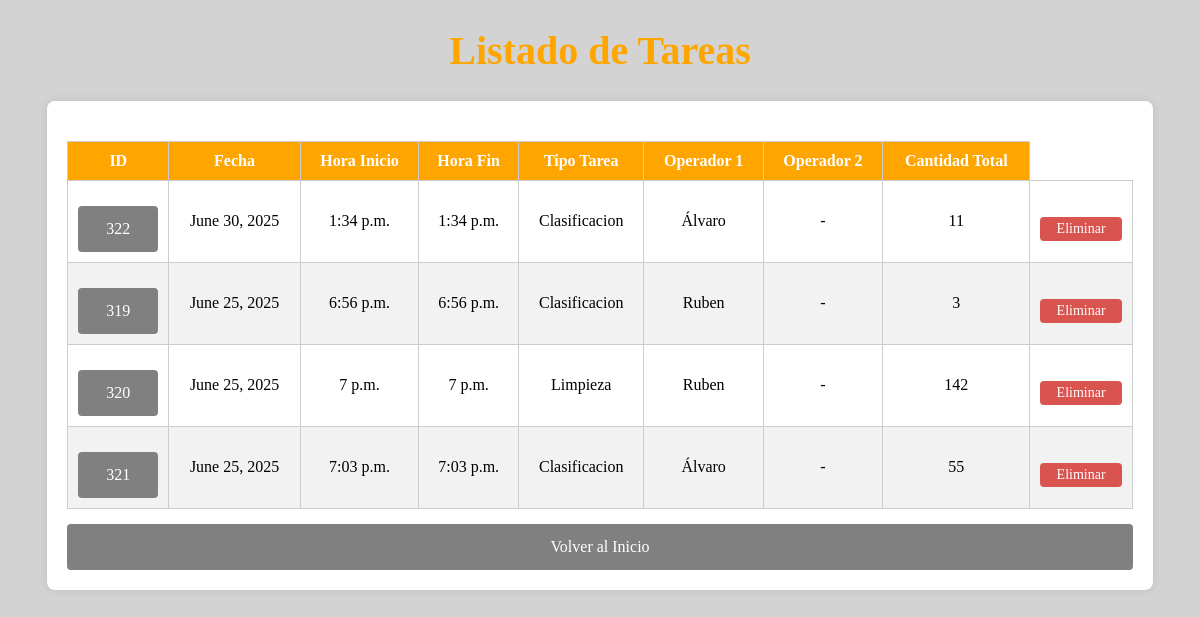
Page /lista_tareas/ on the committed database.
### pda/models.py (models this page shows, shortened)
class TipoTarea(models.Model):
    cod_tarea=models.TextField(null=True,blank=True)
    nombre=models.TextField(null=True,blank=True)

class Patio(models.Model):
    fecha = models.DateField(verbose_name='Fecha', null=True, blank=True)
    horaInicio = models.TimeField(verbose_name='H.Inicio', null=True, blank=True)
    horaFin = models.TimeField(verbose_name='H.Fin', null=True, blank=True)
    idTipTarea = models.IntegerField(verbose_name='Tip.Tarea', null=True, blank=True)
    idOper1 = models.IntegerField(verbose_name='Op.1', null=True, blank=True)
    idOper2 = models.IntegerField(verbose_name='Op.2', null=True, blank=True)
    cantidad = models.IntegerField(verbose_name='Cantidad', null=True, blank=True)

class Trabajador(models.Model):
    nombre=models.TextField(null=True,blank=True)
    apellidos=models.TextField(null=True,blank=True)

### pda/views.py (the view)
# urls.py: path('lista_tareas/', lista_tareas_completa,name='listaTareas'),
def lista_tareas_completa(request):
    tareas = Patio.objects.all().order_by('-fecha')
    tareas_info = []
    for tarea in tareas:
        tarea_info = {
            'id': tarea.id,
            'fecha': tarea.fecha,
            'horaInicio': tarea.horaInicio,
            'horaFin': tarea.horaFin,
            'tipo_tarea': TipoTarea.objects.filter(id=tarea.idTipTarea).first(),
            'operador1': Trabajador.objects.filter(id=tarea.idOper1).first(),
            'operador2': Trabajador.objects.filter(id=tarea.idOper2).first() if tarea.idOper2 else None,
            'cantidad': tarea.cantidad
        }
        tareas_info.append(tarea_info)
    return render(request, 'lista_tareas.html', {
        'tareas_info': tareas_info
    })

### templates/lista_tareas.html (shortened to what this page needs)
<!DOCTYPE html>
<html lang="es">
<head>
</head>
<body>
    <h1>Listado de Tareas</h1>
    <div class="container">
        <div class="form-container">
            <table>
                <thead>
                    <tr>
                        <th>ID</th>
                        <th>Fecha</th>
                        <th>Hora Inicio</th>
                        <th>Hora Fin</th>
                        <th>Tipo Tarea</th>
                        <th>Operador 1</th>
                        <th>Operador 2</th>
                        <th>Cantidad Total</th>
                    </tr>
                </thead>
                <tbody>
                    {% for t in tareas_info %}
                    <tr>
                        <td><a href="{% url 'detalle_tarea' tarea_id=t.id %}">{{ t.id }}</a></td>
                        <td>{{ t.fecha }}</td>
                        <td>{{ t.horaInicio }}</td>
                        <td>{{ t.horaFin }}</td>
                        <td>{{ t.tipo_tarea.nombre }}</td>
                        <td>{{ t.operador1.nombre }}</td>
                        <td>{% if t.operador2 %}{{ t.operador2.nombre }}{% else %}-{% endif %}</td>
                        <td>{{ t.cantidad }}</td>
                        <td><a href="{% url 'eliminarTarea' t.id %}" class="btn-eliminar">Eliminar</a></td>
                    </tr>
                    {% endfor %}
                </tbody>
            </table>
            <a href="/paginaInicial/">Volver al Inicio</a>
        </div>
    </div>
</body>
</html>

### templates/lista_tareas.html (style rules this page uses)
body { background-color: lightgrey; }
h1 { text-align: center; color: orange; font-size: 40px; }
.container { display: flex; justify-content: center; margin-top: 20px; }
.form-container { background-color: white; padding: 20px; border-radius: 8px; box-shadow: 0 0 10px rgba(0, 0, 0, 0.1); width: 90%; overflow-x: auto; }
table { width: 100%; border-collapse: collapse; margin-top: 20px; }
th, td { border: 1px solid #ccc; padding: 10px; text-align: center; }
th { background-color: orange; color: white; }
tr:nth-child(even) { background-color: #f2f2f2; }
a { text-decoration: none; color: white; display: block; background-color: grey; padding: 14px 20px; text-align: center; margin-top: 15px; width: 100%; box-sizing: border-box; border-radius: 4px; }
.btn-eliminar { background-color: #d9534f; color: white; padding: 4px 8px; font-size: 12px; border: none; border-radius: 4px; text-decoration: none; cursor: pointer; font-size: 14px; transition: background-color 0.3s ease; display: inline-block; }

### rows in the picture
TipoTarea: id "322", fecha "June 30, 2025", horaInicio "1:34 p.m.", horaFin "1:34 p.m.", tipo_tarea.nombre "Clasificacion", operador1.nombre "Álvaro", cantidad "11", id "319", fecha "June 25, 2025", horaInicio "6:56 p.m.", horaFin "6:56 p.m.", operador1.nombre "Ruben", cantidad "3", id "321", horaInicio "7:03 p.m.", horaFin "7:03 p.m.", cantidad "55"
TipoTarea: id "320", fecha "June 25, 2025", horaInicio "7 p.m.", horaFin "7 p.m.", tipo_tarea.nombre "Limpieza", operador1.nombre "Ruben", cantidad "142"
